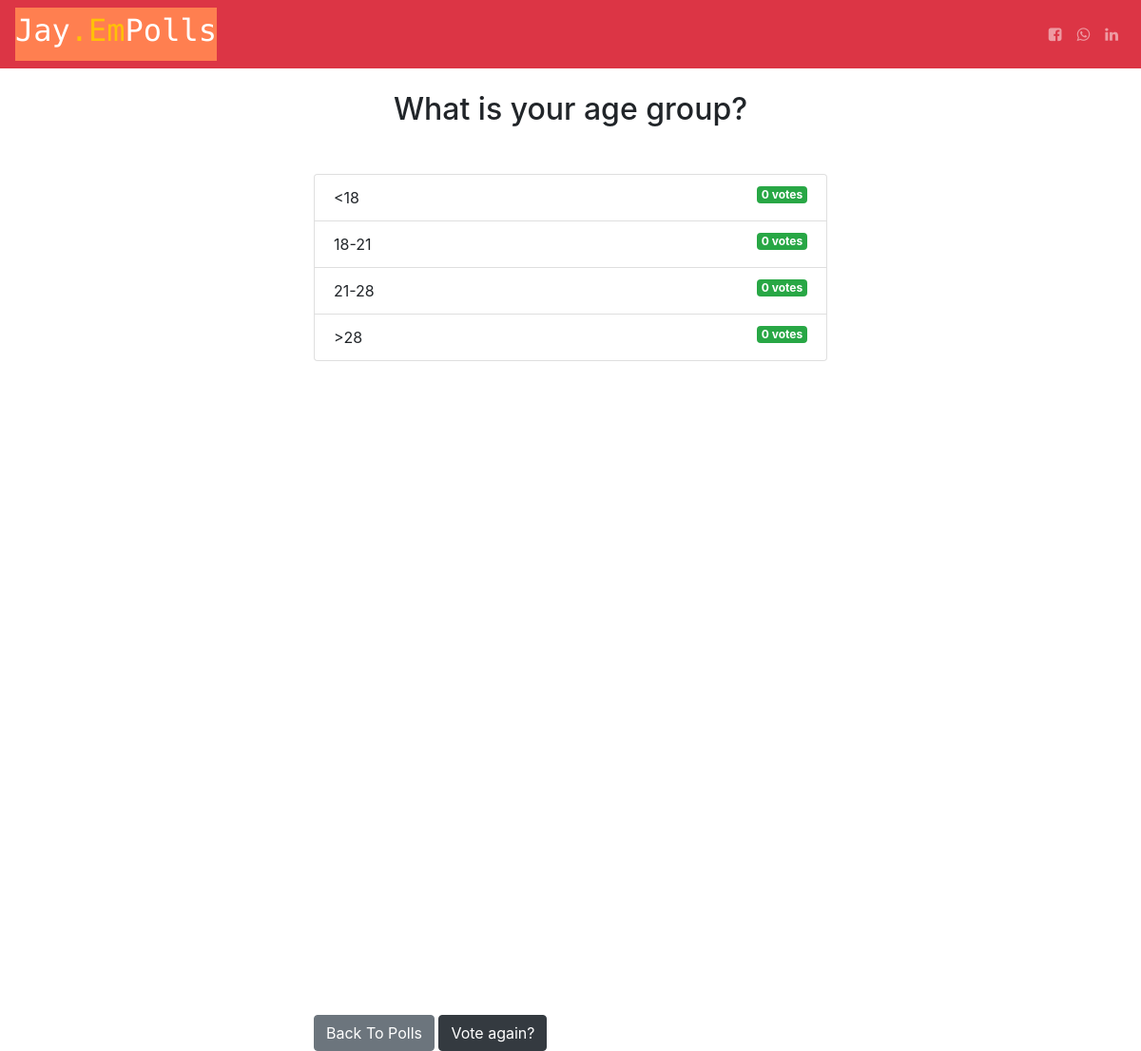
Screenshot of /polls/5/results/ with the database file from the repository.
### polls/models.py (models this page shows, shortened)
class Question(models.Model):
    question_text = models.CharField(max_length=200)
    pub_date = models.DateTimeField('date published')

class Choice(models.Model):
    question = models.ForeignKey(Question, on_delete=models.CASCADE)
    choice_text = models.CharField(max_length=200)
    votes = models.IntegerField(default=0)

### polls/views.py (the view)
# urls.py: path('<int:question_id>/results/', views.results, name='results'),
def results(request, question_id):
  question = get_object_or_404(Question, pk=question_id)
  return render(request, 'polls/results.html', { 'question': question })

### templates/polls/results.html (shortened to what this page needs)
{% extends 'base.html' %}
{% block content %}
<h2 class="mb-5 text-center">{{ question.question_text }}</h2>
<ul class="list-group mb-5">
	{% for choice in question.choice_set.all %}
	<li class="list-group-item">
		{{ choice.choice_text }}  <span class="badge badge-success float-right">{{ choice.votes }} vote{{ choice.votes | pluralize }}</span>
	</li>
	{% endfor %}
</ul>
<div id="myChart" style="position: relative; height:80vh; width:30vw"></div>
<a class="btn btn-secondary" href="{% url 'polls:index' %}">Back To Polls</a>
<a class="btn btn-dark" href="{% url 'polls:detail' question.id %}">Vote again?</a>
{% endblock %}

### templates/base.html (style rules this page uses)
html { font-size: 1rem; }
@media (min-width: 500px) { html { font-size: 1rem; } }
@media (min-width: 768px) { html { font-size: 1.5rem; } }
@media (min-width: 992px) { html { font-size: 1rem; } }
@media (min-width: 1200px) { html { font-size: 1rem; } }

### rows the page displays
Question: question_text "What is your age group?"
Choice: choice_text "<18", votes "0", votes|pluralize "s"
Choice: choice_text "18-21", votes "0", votes|pluralize "s"
Choice: choice_text "21-28", votes "0", votes|pluralize "s"
Choice: choice_text ">28", votes "0", votes|pluralize "s"
